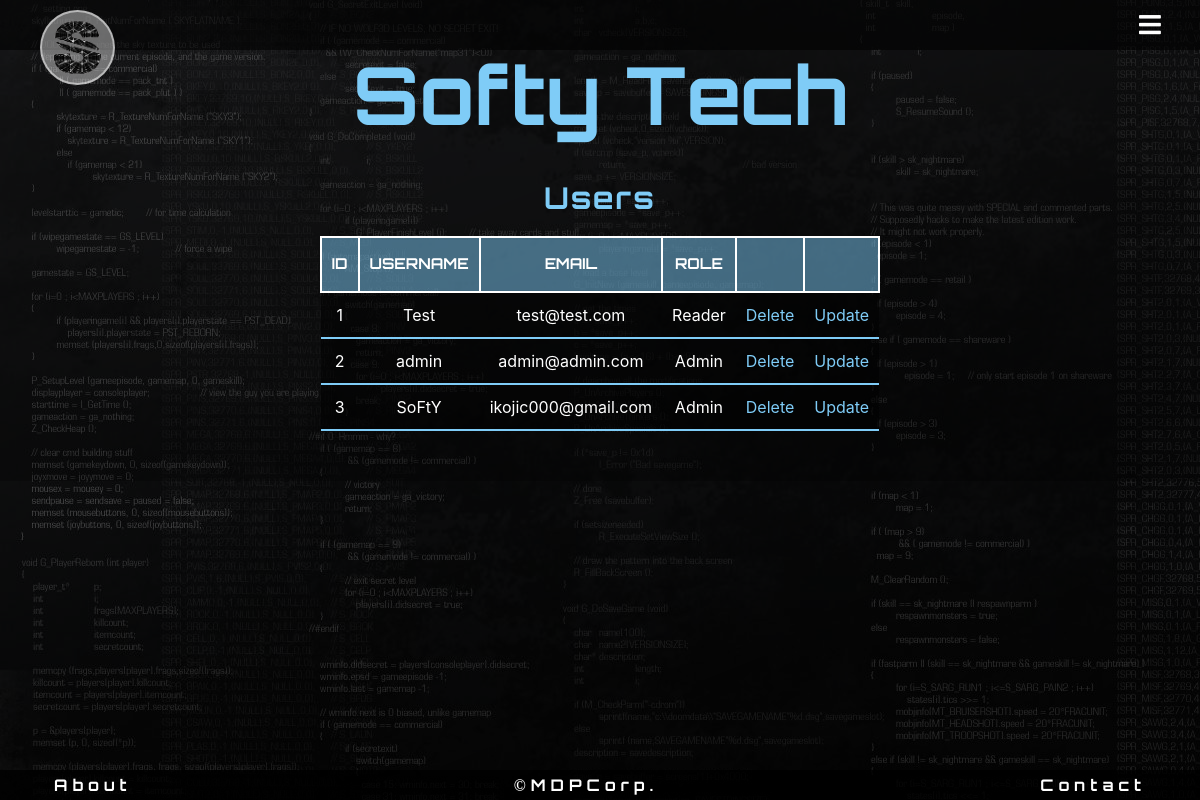
The page /admin/users (signed in) on the database as committed earlier.
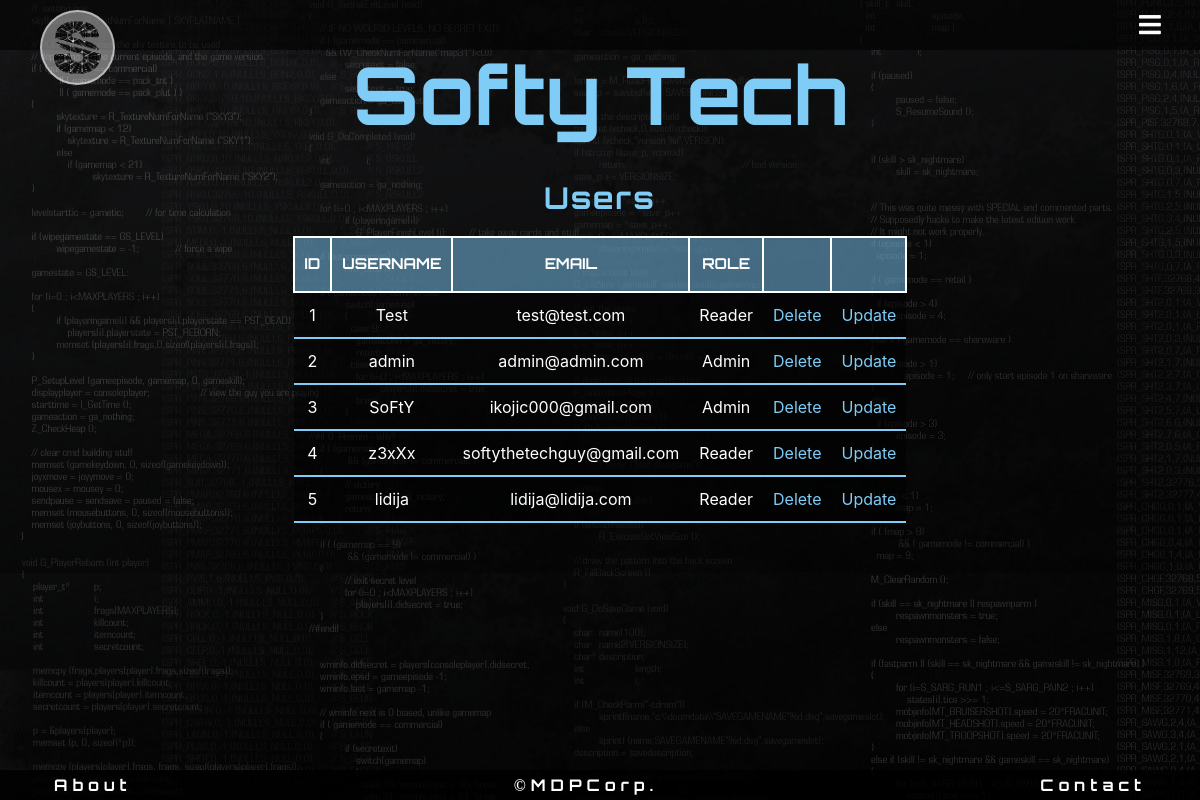
The same page on the database as committed later.
### flaskblog/models.py (models this page shows, shortened)
class User(db.Model, UserMixin):
    __tablename__ = 'users'
    id = db.Column(db.Integer, primary_key=True)
    username = db.Column(db.String(15), unique=True, nullable=False)
    email = db.Column(db.String(30), unique=True, nullable=False)
    email_confirmed_at = db.Column(db.DateTime(), default=datetime.utcnow)
    password = db.Column(db.String(60), nullable=False)
    roles = db.relationship('Role', secondary='user_roles')
    comments = db.relationship('Comment', backref = 'user', lazy= 'dynamic')
    active = db.Column(db.Boolean(), default=True)

class Role(db.Model):
    __tablename__ = 'roles'
    id = db.Column(db.Integer(), primary_key=True)
    name = db.Column(db.String(50), unique=True)

### flaskblog/users/routes.py (the view)
@users.route("/admin/users")
@login_required
@roles_required('Admin')
def userList():
    users = User.query.all()
    return render_template('admin_Users.html', users=users)

### flaskblog/templates/admin_Users.html
{% extends "admin_Base.html" %}
{% block content %}
<h2>Users</h2>
<table>
    <tr>
        <th>ID</th>
        <th>Username</th>
        <th>Email</th>
        <th>Role</th>
        <th></th>
        <th></th>
    </tr>
    {% for user in users %}
    <tr>
        <td>{{user.id}}</td>
        <td>{{user.username}}</td>
        <td>{{user.email}}</td>
        <td>{{ user.roles[0].name }}</td>
        <td><a href="{{ url_for('users.delete_user', user_id=user.id) }}">Delete</a></td>
        <td><a href="{{ url_for('users.update_user', user_id=user.id) }}">Update</a></td>
    </tr>
    {% endfor %}
</table>
{% endblock %}

Rows that differ between the two databases and show on the page:
added User: id "4", username "z3xXx", email "softythetechguy@gmail.com", name "Reader"
added User: id "5", username "lidija", email "lidija@lidija.com", name "Reader"
